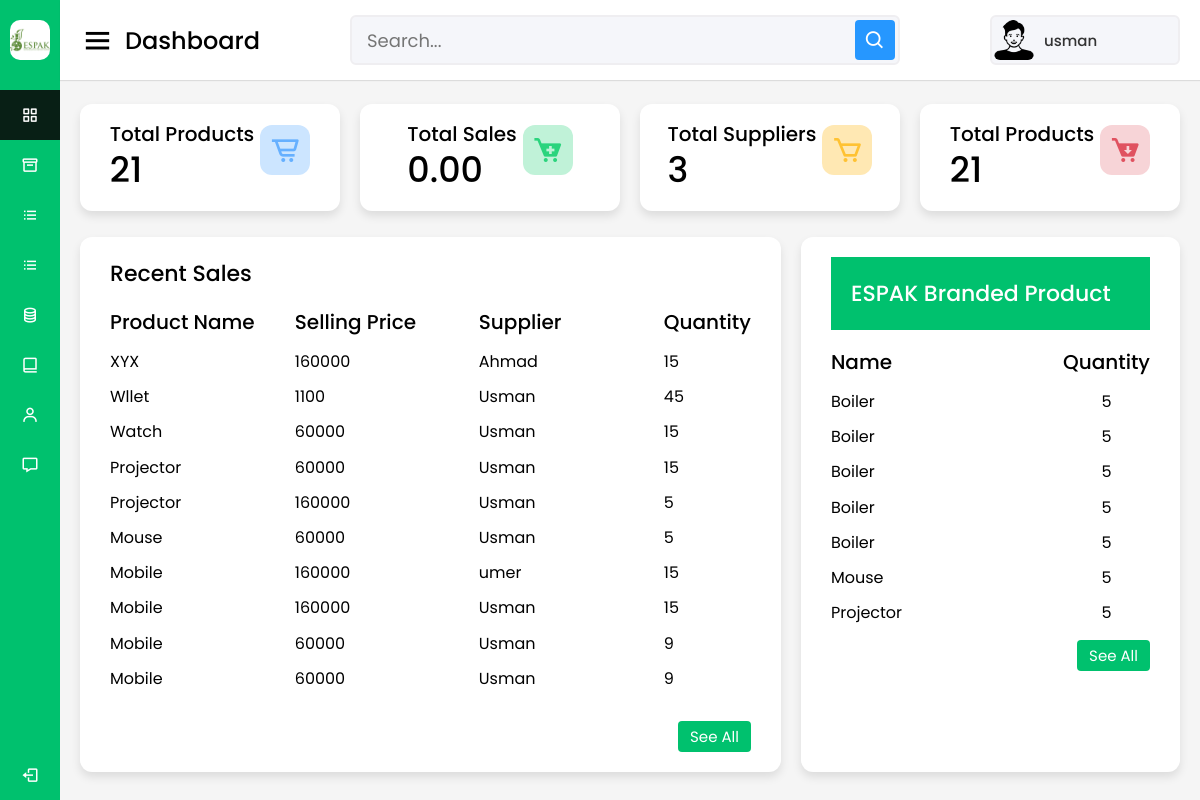
/welcome.php (signed in), run on the app's committed database.
### tables this page shows
CREATE TABLE `products` (
  `product_id` int(100) NOT NULL,
  `product_title` varchar(100) NOT NULL,
  `product_category` varchar(100) NOT NULL,
  `product_quantity` int(100) NOT NULL,
  `buying_price` int(100) NOT NULL,
  `selling_price` int(100) NOT NULL,
  `supplier` varchar(100) NOT NULL,
  `minimum_quantity` int(100) NOT NULL,
  `time` timestamp NOT NULL DEFAULT current_timestamp() ON UPDATE current_timestamp(),
  `status` int(100) NOT NULL
);

### welcome.php (the view, shortened to what this page needs)
<?php
$total = 0;
include 'config.php';
$admin = mysqli_query($conn, "SELECT * FROM admins");
if (mysqli_num_rows($admin) > 0) {
    $row = mysqli_fetch_assoc($admin);
}
?>
<!DOCTYPE html>
<html lang="en" dir="ltr">
<head>
    <link rel="stylesheet" href="style.css">
    <link href='https://unpkg.com/boxicons@2.0.7/css/boxicons.min.css' rel='stylesheet'>
</head>
<body>
    <div class="sidebar">
        <div class="logo-details">
            <div class="logo-espak">
                <span class="image">
                    <img class="logo-css" src="images/ESPAK.png" alt="espak">
                </span>
            </div>
            <span class="logo_name">ESPAK </span>
        </div>
        <ul class="nav-links">
            <li>
                <a href="#" class="active">
                    <i class='bx bx-grid-alt'></i>
                    <span class="links_name">Dashboard</span>
                </a>
            </li>
            <li>
                <a href="add_product_form.php">
                    <i class='bx bx-box'></i>
                    <span class="links_name">Add Products</span>
                </a>
            </li>
            <li>
                <a href="add_to_cart.php">
                    <i class='bx bx-list-ul'></i>
                    <span class="links_name">Add to Cart</span>
                </a>
            </li>
            <li>
                <a href="add_supplier_form.php">
                    <i class='bx bx-list-ul'></i>
                    <span class="links_name">Add Suplier</span>
                </a>
            </li>
            <li>
                <a href="add_category_form.php">
                    <i class='bx bx-coin-stack'></i>
                    <span class="links_name">Add Category</span>
                </a>
            </li>
            <li>
                <a href="show_cart.php">
                    <i class='bx bx-book-alt'></i>
                    <span class="links_name">Total order</span>
                </a>
            </li>
            <li>
                <a href="all_admins_display.php">
                    <i class='bx bx-user'></i>
                    <span class="links_name">All Admins</span>
                </a>
            </li>
            <li>
                <a href="contact.php">
                    <i class='bx bx-message'></i>
                    <span class="links_name">Messages</span>
                </a>
            </li>
            <li class="log_out">
                <a href="logout.php">
                    <i class='bx bx-log-out'></i>
                    <span class="links_name">Log out</span>
                </a>
            </li>
        </ul>
    </div>
    <section class="home-section">
        <nav>
            <div class="sidebar-button">
                <i class='bx bx-menu sidebarBtn'></i>
                <span class="dashboard">Dashboard</span>
            </div>
            <div class="search-box">
                <input type="text" name="search_text" id="search_text" placeholder="Search...">
                <i class='bx bx-search'></i>
            </div>
            <div class="profile-details">
                <img src="./images/perosn.png" alt="">
                <span class="admin_name">
                    <?php echo $row['name']; ?></span>
            </div>
        </nav>
        <div class="home-content">
            <div class="overview-boxes">
                <div class="box">
                    <div class="right-side">
                        <div class="box-topic">Total Products</div>
                        <?php
                        $con = mysqli_connect("localhost", "root", "", "login");
                        $sql = "SELECT * from products";
                        if ($result = mysqli_query($con, $sql)) {
                            $rowcount = mysqli_num_rows($result);
                        }
                        ?>
                        <div class="number"> <?php printf($rowcount); ?></div>
                    </div>
                    <i class='bx bx-cart-alt cart'></i>
                </div>
                <div class="box">
                    <div class="right-side">
                        <div class="box-topic">Total Sales</div>
                        <div class="number">
                            <?php echo number_format($total, 2); ?>
                        </div>
                    </div>
                    <i class='bx bxs-cart-add cart two'></i>
                </div>
                <div class="box">
                    <div class="right-side">
                        <div class="box-topic">Total Suppliers</div>
                        <?php
                        $con = mysqli_connect("localhost", "root", "", "login");
                        $sql = "SELECT * from supplier";
                        if ($result = mysqli_query($con, $sql)) {
                            $rowcount = mysqli_num_rows($result);
                        }
                        ?>
                        <div class="number"> <?php printf($rowcount); ?></div>
                    </div>
                    <i class='bx bx-cart cart three'></i>
                </div>
                <div class="box">
                    <div class="right-side">
                        <div class="box-topic">Total Products</div>
                        <?php
                        $con = mysqli_connect("localhost", "root", "", "login");
                        $sql = "SELECT * from products";
                        if ($result = mysqli_query($con, $sql)) {
                            $rowcount = mysqli_num_rows($result);
                        }
                        ?>
                        <div class="number"> <?php printf($rowcount); ?></div>
                    </div>
                    <i class='bx bxs-cart-download cart four'></i>
                </div>
            </div>
            <div class="sales-boxes">
                <div class="recent-sales box">
                    <div class="title">Recent Sales</div>
                    <div class="sales-details" >
                        <ul class="details" style=" width:100%">
                        <table  style=" width:100%;">
                            <tr>
                                <thead>
                                    <td >Product Name</td>
                                    <td> Selling Price</td>
                                    <td> Supplier</td>
                                    <td> Quantity</td>
                                </thead>
                            </tr>
                                <?php
                       $records = mysqli_query($conn, "select * from products  ORDER BY product_title DESC LIMIT 10");
                           while ($data = mysqli_fetch_array($records)) {
                           ?>
                            <tbody>
                                    <tr>
                                        <td><?php echo $product_id=$data['product_title']; ?></td>
                                        <td ><?php echo $data['selling_price']; ?></td>
                                        <td ><?php echo $data['supplier']; ?></td>
                                        <td ><?php echo $data['product_quantity']; ?></td>
                                    </tr>
                                </tbody>
                                <?php
                        }
                                ?>
                            </table>
                        </ul>
                    </div>
                    <br/>
                    <div class="button">
                        <a href="search_product.php">See All</a>
                    </div>
                </div>
                <div class="top-sales box">
                    <div class="title" style='  padding: 20px;
                        background-color: #00c16e;
                    color: white;'>
                        <blink> ESPAK Branded Product
                        </blink>
                    </div>
                    <ul class="top-sales-details">
                        <table style='width:100%; '>
                            <tr >
                                <thead>
                                    <td style='width:75%; ' >Name</td>
                                    <td> Quantity</td>
                                </thead>
                            </tr>
                            <?php
                             $prod = mysqli_query($conn, "select * from products WHERE product_quantity <= 5 LIMIT 10");
                           while ($data = mysqli_fetch_array($prod)) {
                           ?>
                                <tbody>
                                    <tr>
                                        <td><?php echo $data['product_title']; ?></td>
                                        <td style='text-align:center '><?php echo $data['product_quantity']; ?></td>
                                    </tr>
                                </tbody>
                                <?php
                        }
                                ?>
                            </table>
                            <div style="margin-top:10px" class="button">
                        <a href="#">See All</a>
                    </div>
                    </ul>
                </div>
            </div>
        </div>
    </section>
</body>
</html>

### welcome.php (style rules this page uses)
thead { font-weight: 500; font-size: 20px; margin-top: 30px; }
td { width: 30%; }
blink { -webkit-animation: 2s linear infinite condemned_blink_effect; animation: 2s linear infinite condemned_blink_effect; }
table { border-collapse: collapse; margin-top: 10px; line-height: 2.2; }

### data on the page
products: product_title "XYX", selling_price "160000", supplier "Ahmad", product_quantity "15"
products: product_title "Wllet", selling_price "1100", supplier "Usman", product_quantity "45"
products: product_title "Watch", selling_price "60000", supplier "Usman", product_quantity "15"
products: product_title "Projector", selling_price "60000", supplier "Usman", product_quantity "15"
products: product_title "Projector", selling_price "160000", supplier "Usman", product_quantity "5"
products: product_title "Mouse", selling_price "60000", supplier "Usman", product_quantity "5"
products: product_title "Mobile", selling_price "160000", supplier "umer", product_quantity "15"
products: product_title "Mobile", selling_price "160000", supplier "Usman", product_quantity "15"
products: product_title "Mobile", selling_price "60000", supplier "Usman", product_quantity "9"
products: product_title "Mobile", selling_price "60000", supplier "Usman", product_quantity "9"
products: product_title "Boiler", product_quantity "5"
products: product_title "Boiler", product_quantity "5"
products: product_title "Boiler", product_quantity "5"
products: product_title "Boiler", product_quantity "5"
products: product_title "Boiler", product_quantity "5"

### other printed values
$row['name'] "usman"
$total "0.00"
